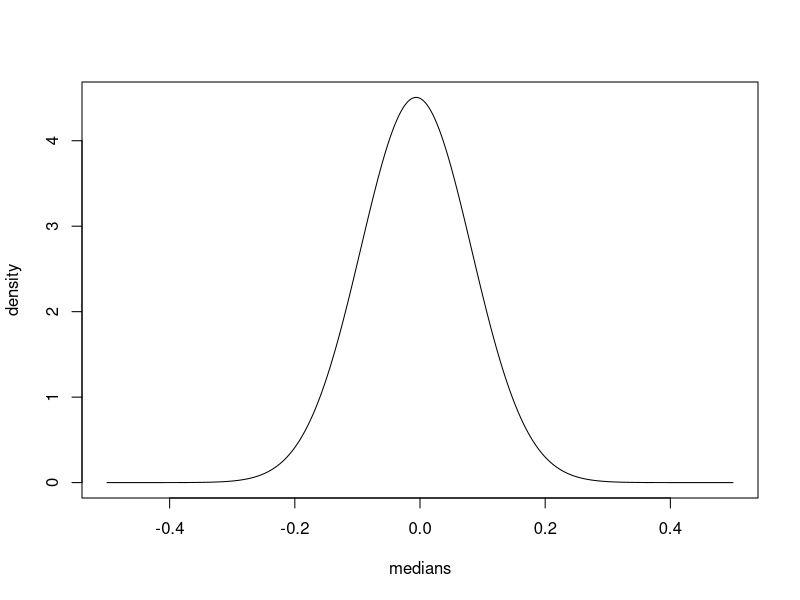
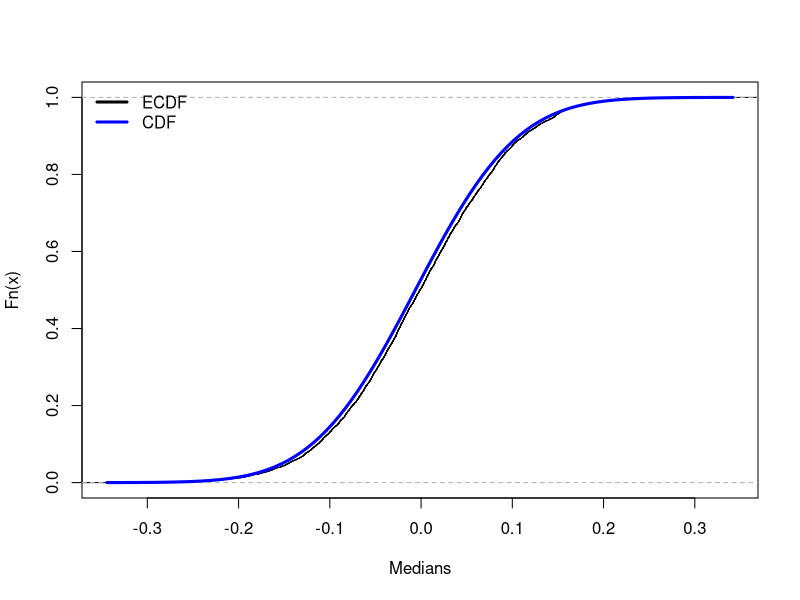
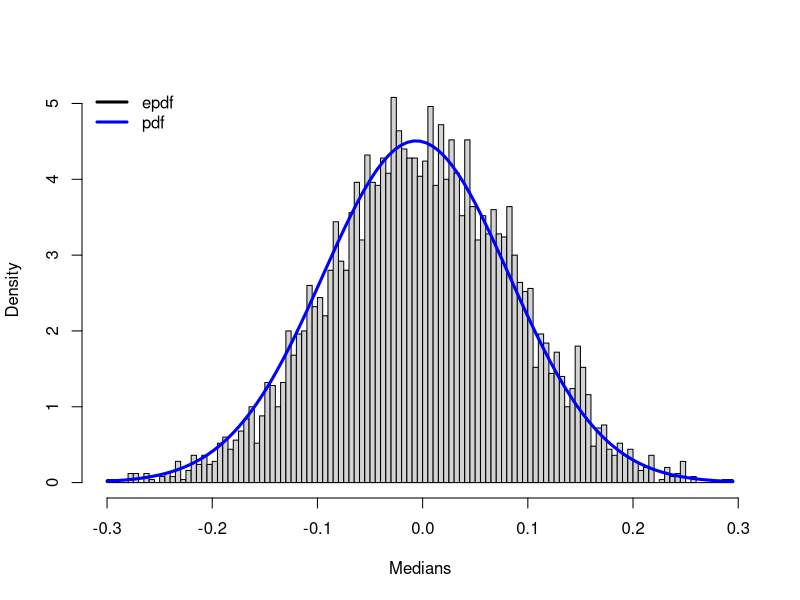
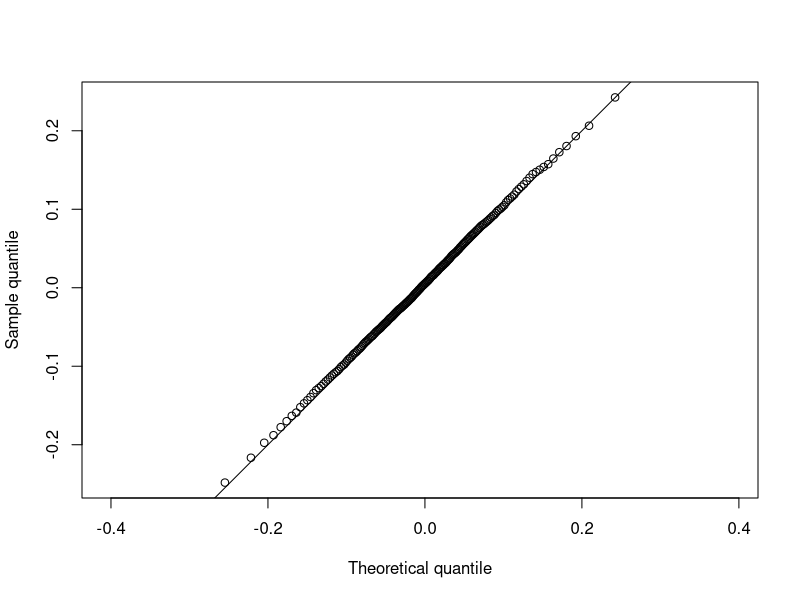
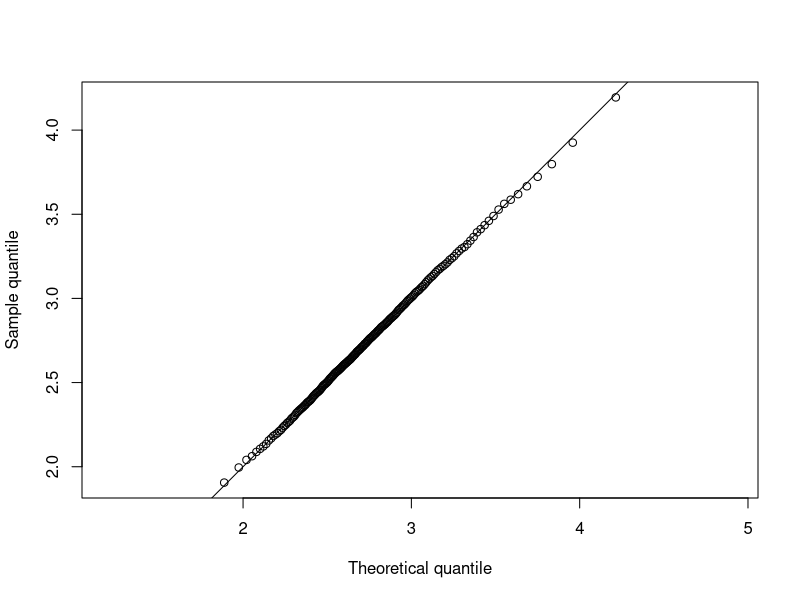
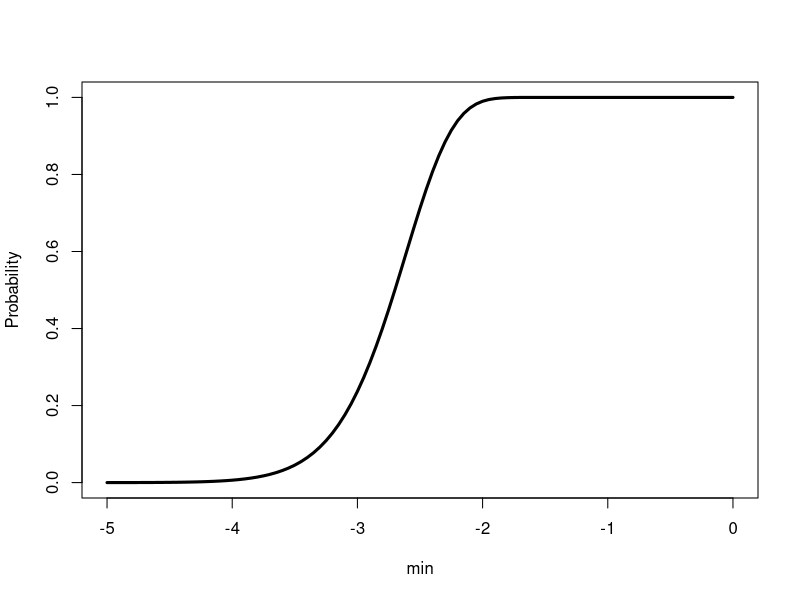
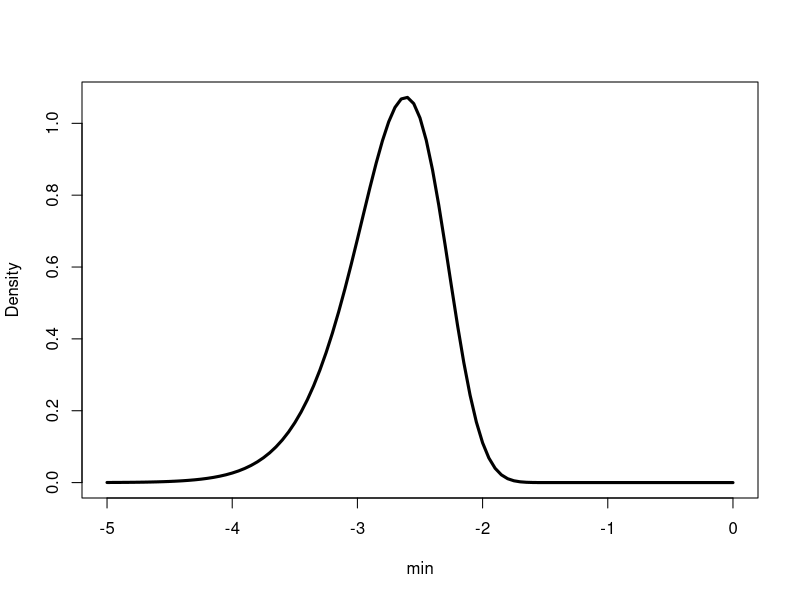
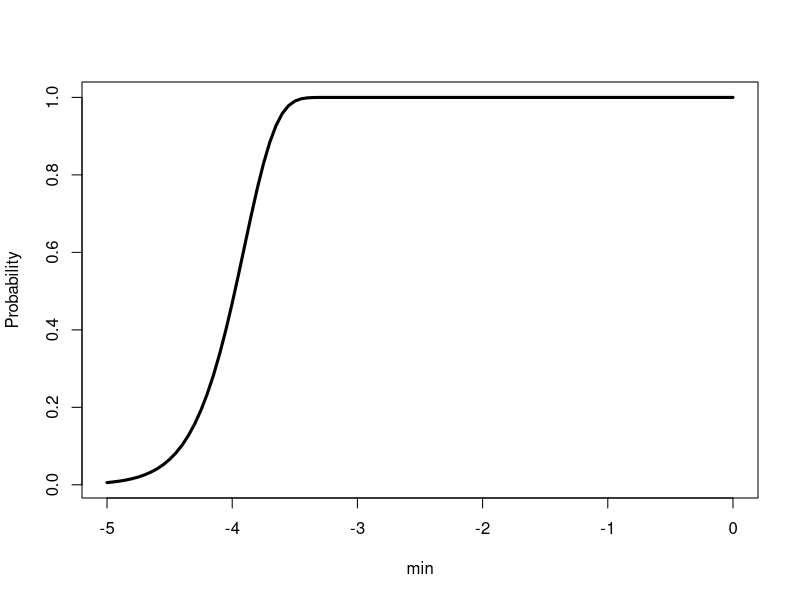

The R script that drew these images, in order:
## ---- chunk 1
dorder <- function(x){
  100*
    choose(200, 100)*
    pnorm(x)^(100-1)*
    (1-pnorm(x))^(200-100)*
    dnorm(x)
}
# median of standard normal distribution
plot(seq(-0.5,0.5, by=0.0001), dorder(seq(-0.5,0.5, by=0.0001)), type = "l", xlab = "medians", ylab = "density") 
## ---- chunk 2
porder <- function(x){
  pbinom(100-1, 200, pnorm(x), lower.tail = FALSE)
}
## ---- chunk 3
qorder <- function(p){
  out <- p
  for(i in seq_along(p)){
    out[i] <- uniroot(function(x){porder(x) - p[i]}, c(-100,100))$root
  }
  out
}
## ---- chunk 4
N <- 200
M <- 5000
out <- array(rnorm(M*N), c(M,N))
meds <- apply(out,1,median)
e1 <- ecdf(meds)

plot(e1, xlab = "Medians", main = "") 
curve(porder, add = TRUE, col = "blue", lwd = 3)
legend("topleft", c("ECDF","CDF"), lwd = 3, col = c("black","blue"), bty = "n")
## ---- chunk 5
svg("./assets/median-cdf.svg", width = 5, height = 3)
plot(e1, xlab = "Medians", main = "") 
curve(porder, add = TRUE, col = "blue", lwd = 3)
legend("topleft", c("ECDF","CDF"), lwd = 3, col = c("black","blue"), bty = "n")
dev.off()
## ---- chunk 6
hist(meds, xlab = "Medians", main = "", breaks = 100, freq = FALSE)
curve(dorder, add = TRUE, col = "blue", lwd = 3)
legend("topleft", c("epdf","pdf"), lwd = 3, col = c("black","blue"), bty = "n")
## ---- chunk 7
svg("./assets/median-pdf.svg", width = 5, height = 3)
hist(meds, xlab = "Medians", main = "", breaks = 100, freq = FALSE)
curve(dorder, add = TRUE, col = "blue", lwd = 3)
legend("topleft", c("epdf","pdf"), lwd = 3, col = c("black","blue"), bty = "n")
box()
dev.off()
## ---- chunk 8
set.seed(9123)
p <- ppoints(200)
x <- qorder(p)
y <- quantile(meds, probs = p)

plot(x,y, asp = 1, xlab = "Theoretical quantile", ylab = "Sample quantile")
abline(0,1)
## ---- chunk 9
svg("./assets/median-qq.svg", width = 5, height = 3)
plot(x,y, asp = 1, xlab = "Theoretical quantile", ylab = "Sample quantile")
abline(0,1)
dev.off()
## ---- chunk 10
# dorder with k
dorder <- function(x, k){
  k*
    choose(200, k)*
    pnorm(x)^(k-1)*
    (1-pnorm(x))^(200-k)*
    dnorm(x)
}

# porder with k
porder <- function(x, k){
  pbinom(k-1, 200, pnorm(x), lower.tail = FALSE)
}

# qorder with k
qorder <- function(p, k){
  out <- p
  for(i in seq_along(p)){
    out[i] <- uniroot(function(x){porder(x, k) - p[i]}, c(-100,100))$root
  }
  out
}
## ---- chunk 11
# dorder with k and dist type
dorder <- function(x, k, n, dist = "norm", ...){
  pf <- get(paste0("p", dist))
  df <- get(paste0("d", dist))
  k*
    choose(n, k)*
    pf(x, ...)^(k-1)*
    (1-pf(x, ...))^(n-k)*
    df(x, ...)
}

# porder with k and dist type
porder <- function(x, k, n, dist = "norm", ...){
  pf <- get(paste0("p", dist))
  pbinom(k-1, n, pf(x, ...), lower.tail = FALSE)
}

# qorder with k and dist type
qorder <- function(p, k, n, dist = "norm", ...){
  out <- p
  for(i in seq_along(p)){
    out[i] <- uniroot(function(x){porder(x, k, n, dist, ...) - p[i]}, c(-100,100))$root
  }
  out
}
## ---- chunk 12
set.seed(810)
N <- 200
M <- 5000
out <- array(rnorm(M*N), c(M,N))
maxs <- apply(out,1,max)

p <- ppoints(200)
x <- qorder(p, 200, 200)
y <- quantile(maxs, probs = p)

plot(x,y, asp = 1, xlab = "Theoretical quantile", ylab = "Sample quantile")
abline(0,1)
## ---- chunk 13
svg("./assets/max-qq.svg", width = 5, height = 3)
plot(x,y, asp = 1, xlab = "Theoretical quantile", ylab = "Sample quantile")
abline(0,1)
dev.off()
## ---- chunk 14
curve(porder(x, 1, 200), -5,0, ylab = "Probability", xlab = "min", lwd = 3)
curve(dorder(x, 1, 200), -5,0, ylab = "Density", xlab = "min", lwd = 3)
## ---- chunk 15
curve(porder(x, 1, 20000), -5,0, ylab = "Probability", xlab = "min", lwd = 3)
curve(dorder(x, 1, 20000), -5,0, ylab = "Density", xlab = "min", lwd = 3)
## ---- chunk 16
svg("./assets/min-pdf-cdf.svg", width = 5, height = 6)
par(mfrow = c(2,1))
curve(porder(x, 1, 200), -5,0, ylab = "Probability", xlab = "min", lwd = 3)
curve(dorder(x, 1, 200), -5,0, ylab = "Density", xlab = "min", lwd = 3)
dev.off()
